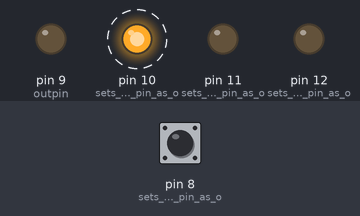
The sketch below on a simulated Arduino Uno, built with avr-gcc and run on an emulated ATmega328P. Parts: output pins drawn as LEDs (lit = HIGH). Dashed ring = blinking. Inputs (shaded band) come from the test bench; at power-on: pin 8 (sets_the_digital_pin_as_o) LOW.

Above: at 1.25 s.
1.3 s: pin 8 (sets_the_digital_pin_as_o) pulled HIGH for 0.15 s
At 1.85 s:
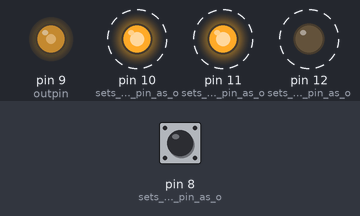
7.3 s: pin 8 (sets_the_digital_pin_as_o) pulled HIGH for 3.2 s
At 8.08 s:
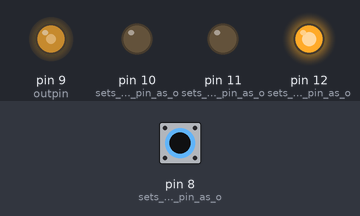
16.5 s: pin 8 (sets_the_digital_pin_as_o) pulled HIGH for 1 s
At 17.63 s:
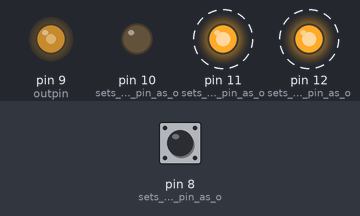
Timing chart, 0 to 25.5 s (numbered marks = the images above; inputs shaded):
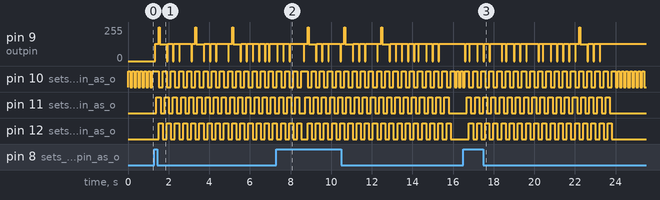

Measured:
- after the input at 16.5 s, pin 11 (sets_the_digital_pin_as_o): alternates HIGH for 0.20 s and LOW for 0.20 s, 36 changes in all, then stays LOW, starting after 0.18 s; pin 12 (sets_the_digital_pin_as_o): alternates HIGH for 0.20 s and LOW for 0.20 s, 36 changes in all, then stays LOW, starting after 0.28 s
- by itself, pin 10 (sets_the_digital_pin_as_o): alternates HIGH for 0.10 s and LOW for 0.10 s

The sketch:

happybday.ino
```cpp
/* Happy birthday hack
*  Johan Euphrosine 2009
*  using freqout libray by Paul Badger
*  piezo on pin 9
*  push button on pin 8
*  leds on pin 10,11,12 for blinking madness
*/
/*  freqout(freq, t)  // freq in hz, t in ms
*   Paul Badger 2007
*   a simple tone generation function
*   generates square waves of arbitrary frequency and duration
*   program also includes a top-octave lookup table & transposition function
*/

#include <math.h>  // requires an Atmega168 chip

#define outpin 9   // audio out to speaker or amp
int ptime;
int   k,  x, dur, freq, t;
int i, j;


float ps;         // variable for pow pitchShift routine

float noteval;

// note values for two octave scale
// divide them by powers of two to generate other octaves
float A     = 14080;
float AS    = 14917.2;
float B     = 15804.3;
float C     = 16744;
float CS    = 17739.7;
float D     = 18794.5;
float DS    = 19912.1;
float E     = 21096.2;
float F     = 22350.6;
float FS    = 23679.6;
float G     = 25087.7;
float GS    = 26579.5;
float A2    = 28160;
float A2S   = 29834.5;
float B2    = 31608.5;
float C2    = 33488.1;
float C2S   = 35479.4;
float D2    = 37589.1;
float D2S   = 39824.3;
float E2    = 42192.3;
float F2    = 44701.2;
float F2S   = 47359.3;
float G2    = 50175.4;
float G2S   = 53159;
float A3    = 56320;

//octaves  - corresponds to piano octaves
float oct8 = 4;
float oct7 = 8;
float oct6 = 16;
float oct5 = 32;
float oct4 = 64;
float oct3 = 128;
float oct2 = 256;
float oct1 = 512;
float oct0 = 1024;

//rhythm values
int wh = 1024;
int h  = 512;
int dq = 448;
int q = 256;
int qt = 170;
int de = 192;
int e = 128;
int et = 85;
int dsx = 96;
int sx = 64;
int thx = 32;

// major scale just for demo, hack this

float happyBirthday[] = {
G, 0, G, A2, 0, 0,
G, 0, 0, C2, 0, 0,
B2, 0, 0, 0, 0, 0,
G, 0, G, A2, 0, 0,
G, 0, 0, D2, 0, 0,
C2, 0, 0, 0, 0, 0,
G, 0, G, G2, 0, 0,
E2, 0, 0, C2, 0, 0,
B2, 0, 0, A2, 0, 0,
F2, 0, F2, E2, 0, 0,
C2, 0, 0, D2, 0, 0,
C2, 0, 0, 0, 0, 0,
};

void setup() {
  pinMode(10, OUTPUT);      // sets the digital pin as output
  pinMode(11, OUTPUT);      // sets the digital pin as output
  pinMode(12, OUTPUT);      // sets the digital pin as output
  pinMode(8, INPUT);      // sets the digital pin as output
}


void loop(){
 for(i= 0; i<=11; i++){
     int value = HIGH;
     while (digitalRead(8) == LOW) {
       digitalWrite(10, value);
       delay(100);
       value = !value;
     };
    ps = (float)i / 12;         // choose new transpose interval every loop
    for(x= 0; x<=12*6; x++){
      noteval = (happyBirthday[x] / oct4) * pow(2,ps);    // transpose scale up 12 tones
// pow function generates transposition
// eliminate " * pow(2,ps) " to cut out transpose routine

      dur = 100;

      digitalWrite(10+(x&3), HIGH);
      digitalWrite(10+((x+1)&3), LOW);
      digitalWrite(10+((x+2)&3), LOW);

      if ((int)noteval > 0) {
        freqout((int)noteval, dur);
      } else {
        delay(100);
      }
    }
  }
}

void freqout(int freq, int t)  // freq in hz, t in ms
{
  int hperiod;                               //calculate 1/2 period in us
  long cycles, i;
  pinMode(outpin, OUTPUT);                   // turn on output pin

  hperiod = (500000 / freq) - 7;             // subtract 7 us to make up for digitalWrite overhead

  cycles = ((long)freq * (long)t) / 1000;    // calculate cycles

  for (i=0; i<= cycles; i++){              // play note for t ms
    digitalWrite(outpin, HIGH);
    delayMicroseconds(hperiod);
    digitalWrite(outpin, LOW);
    delayMicroseconds(hperiod - 1);     // - 1 to make up for digitaWrite overhead
  }
pinMode(outpin, INPUT);                // shut off pin to avoid noise from other operations

}
```
